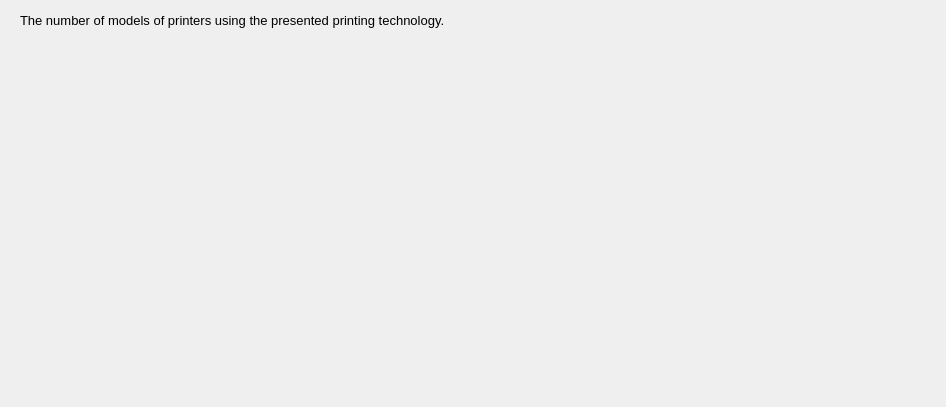
<?xml version="1.0" encoding="UTF-8"?>
<ui version="4.0">
 <class>Plot</class>
 <widget class="QDialog" name="Plot">
  <property name="geometry">
   <rect>
    <x>0</x>
    <y>0</y>
    <width>946</width>
    <height>407</height>
   </rect>
  </property>
  <property name="windowTitle">
   <string>Plot</string>
  </property>
  <property name="windowIcon">
   <iconset>
    <normaloff>images/plot.png</normaloff>images/plot.png</iconset>
  </property>
  <widget class="QCustomPlot" name="widget" native="true">
   <property name="geometry">
    <rect>
     <x>9</x>
     <y>39</y>
     <width>921</width>
     <height>351</height>
    </rect>
   </property>
   <property name="font">
    <font>
     <pointsize>10</pointsize>
    </font>
   </property>
  </widget>
  <widget class="QLabel" name="label">
   <property name="geometry">
    <rect>
     <x>20</x>
     <y>10</y>
     <width>661</width>
     <height>21</height>
    </rect>
   </property>
   <property name="font">
    <font>
     <pointsize>10</pointsize>
    </font>
   </property>
   <property name="text">
    <string>The number of models of printers using the presented printing technology.</string>
   </property>
  </widget>
 </widget>
 <customwidgets>
  <customwidget>
   <class>QCustomPlot</class>
   <extends>QWidget</extends>
   <header>qcustomplot.h</header>
   <container>1</container>
  </customwidget>
 </customwidgets>
 <resources/>
 <connections/>
</ui>
